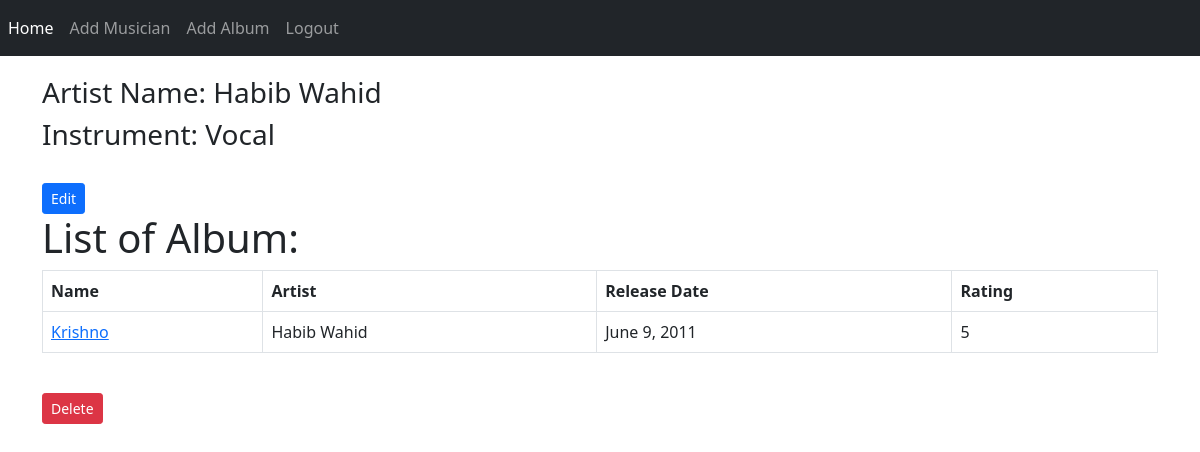
Page /album_list/5 (signed in) on the committed database.
### adding/models.py (models this page shows, shortened)
class Musician(models.Model):
    first_name = models.CharField(max_length=50)
    last_name = models.CharField(max_length=50)
    instrument = models.CharField(max_length=100)
    def __str__(self):
        return self.first_name + " " + self.last_name

class Album(models.Model):
    artist = models.ForeignKey(Musician, on_delete=models.CASCADE)
    name = models.CharField(max_length=50)
    release_date = models.DateField()
    rating = (
    (1, 'Worst'),
    (2, 'Bad'),
    (3, 'Not Bad'),
    (4, 'Good'),
    (5, 'Excelent')
    )
    num_stars = models.IntegerField(choices=rating)

### adding/views.py (the view)
# urls.py: path('album_list/<int:artist_id>', views.album_list, name='album_list'),
@login_required
def album_list(request, artist_id):
    artist_info = Musician.objects.get(pk=artist_id)
    album_list = Album.objects.filter(artist=artist_info)
    diction = {'title':'Album List','artist_info':artist_info,'album_list':album_list}
    return render(request, 'adding/album_list.html', context=diction)

### templates/adding/album_list.html
{% extends 'adding/base.html' %}
{% block body_block %}
<h3>Artist Name: {{ artist_info.first_name }} {{ artist_info.last_name }}</h3>
<h3>Instrument: {{ artist_info.instrument }}</h3>
<br>
<a href="{% url 'adding:edit_artist' artist_id=artist_info.id %}" class="btn btn-primary btn-sm">Edit</a>
<br>
<h1>List of Album:</h1>
<table class="table table-bordered">
  <tr>
    <th>Name</th>
    <th>Artist</th>
    <th>Release Date</th>
    <th>Rating</th>
  </tr>
  {% for album_list in album_list %}
  <tr>
    <td><a href="{% url 'adding:edit_album' album_id=album_list.id %}">{{ album_list.name }}</a></td>
    <td>{{ album_list.artist }}</td>
    <td>{{ album_list.release_date }}</td>
    <td>{{ album_list.num_stars }}</td>
  </tr>
  {% endfor %}
</table>
<br>
<a href="{% url 'adding:delete_artist' artist_id=artist_info.id %}" class="btn btn-danger btn-sm">Delete</a>
{% endblock %}

### rows in the picture
Musician: first_name "Habib", last_name "Wahid", instrument "Vocal"
Album: name "Krishno", artist "Habib Wahid", release_date "June 9, 2011", num_stars "5"
